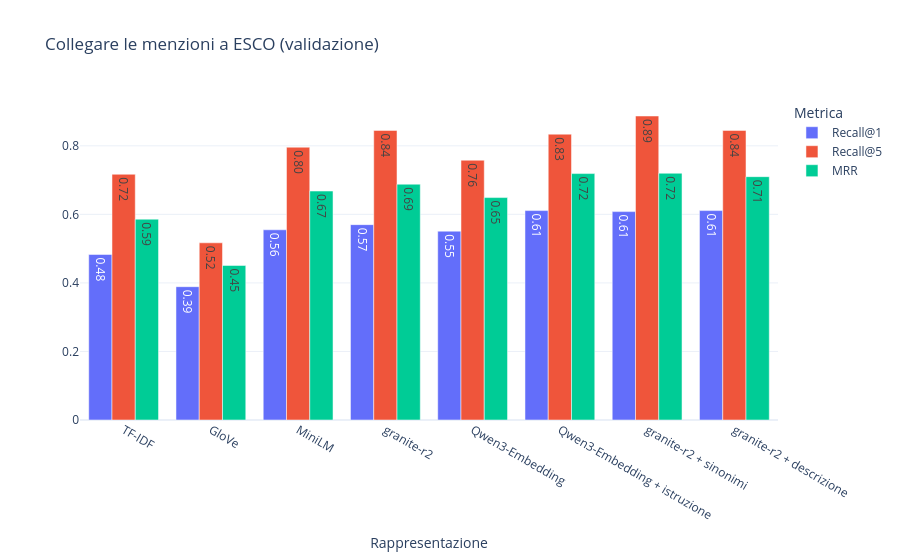

Notebook source saved alongside this figure:
### Markdown cell above
### 3.2 Cosa rappresentare della tassonomia?

Oltre all'etichetta preferita, ESCO offre **descrizioni** e **sinonimi**. Con granite-r2 proviamo:
- **etichetta + descrizione**: un solo testo, più lungo, per ogni competenza;
- **etichetta + sinonimi**: un vettore per ogni nome della competenza; conta la similarità **massima** tra i suoi nomi.

Il secondo modo è il nostro **indice**: una funzione lo costruisce per un insieme qualsiasi di competenze,
un'altra calcola la similarità tra dei testi e le competenze dell'indice.

### Code cell
def build_index(skills, model, synonyms=True):
    """Indice di una tassonomia: un vettore per ogni nome di ogni competenza (etichetta ed eventuali sinonimi)."""
    names_ = [[label] + (alts.split("\n") if synonyms and isinstance(alts, str) else [])
              for label, alts in zip(skills["preferredLabel"], skills["altLabels"])]
    starts = np.cumsum([0] + [len(n) for n in names_[:-1]])            # dove iniziano i nomi di ogni competenza
    vectors = model.encode([n for ns in names_ for n in ns], batch_size=256, normalize_embeddings=True)
    return {"model": model, "labels": skills["preferredLabel"].to_numpy(), "starts": starts, "vectors": vectors}


def similarity(texts, index):
    """Similarità tra testi e competenze: per ogni competenza vale il nome più simile."""
    S = index["model"].encode(list(texts), normalize_embeddings=True) @ index["vectors"].T
    return np.maximum.reduceat(S, index["starts"], axis=1)           # massimo su ogni blocco di nomi


start = time.time()
index = build_index(taxonomy, encoder)
print(f"Indice con sinonimi: {len(index['vectors'])} nomi per {len(labels)} competenze, calcolato in {time.time() - start:.0f} s")
mapping_results["granite-r2 + sinonimi"] = retrieval_scores(similarity(pairs["span"], index))

described = encoder.encode([f"{l}: {d}" for l, d in zip(labels, taxonomy["description"].fillna(""))],
                           batch_size=128, normalize_embeddings=True)
mapping_results["granite-r2 + descrizione"] = retrieval_scores(
    encoder.encode(pairs["span"].tolist(), normalize_embeddings=True) @ described.T)

mapping_table = pd.DataFrame(mapping_results).T.round(3)
fig = px.bar(mapping_table.reset_index(names="Rappresentazione").melt(id_vars="Rappresentazione"),
             x="Rappresentazione", y="value", color="variable", barmode="group", text_auto=".2f",
             title="Collegare le menzioni a ESCO (validazione)", labels={"value": "", "variable": "Metrica"})
fig.show()
mapping_table

### Figure 1 — Plotly figure (JSON) as saved in the notebook; plotly's stock layout.template omitted (floating-point values rounded to 4 significant figures)
{"data": [{"alignmentgroup": "True", "hovertemplate": "Metrica=Recall@1<br>Rappresentazione=%{x}<br>=%{y}<extra></extra>", "legendgroup": "Recall@1", "marker": {"color": "#636efa", "pattern": {"shape": ""}}, "name": "Recall@1", "offsetgroup": "Recall@1", "orientation": "v", "showlegend": true, "textposition": "auto", "texttemplate": "%{y:.2f}", "type": "bar", "x": ["TF-IDF", "GloVe", "MiniLM", "granite-r2", "Qwen3-Embedding", "Qwen3-Embedding + istruzione", "granite-r2 + sinonimi", "granite-r2 + descrizione"], "xaxis": "x", "y": [0.483, 0.389, 0.555, 0.57, 0.551, 0.611, 0.608, 0.611], "yaxis": "y"}, {"alignmentgroup": "True", "hovertemplate": "Metrica=Recall@5<br>Rappresentazione=%{x}<br>=%{y}<extra></extra>", "legendgroup": "Recall@5", "marker": {"color": "#EF553B", "pattern": {"shape": ""}}, "name": "Recall@5", "offsetgroup": "Recall@5", "orientation": "v", "showlegend": true, "textposition": "auto", "texttemplate": "%{y:.2f}", "type": "bar", "x": ["TF-IDF", "GloVe", "MiniLM", "granite-r2", "Qwen3-Embedding", "Qwen3-Embedding + istruzione", "granite-r2 + sinonimi", "granite-r2 + descrizione"], "xaxis": "x", "y": [0.717, 0.517, 0.796, 0.845, 0.758, 0.834, 0.887, 0.845], "yaxis": "y"}, {"alignmentgroup": "True", "hovertemplate": "Metrica=MRR<br>Rappresentazione=%{x}<br>=%{y}<extra></extra>", "legendgroup": "MRR", "marker": {"color": "#00cc96", "pattern": {"shape": ""}}, "name": "MRR", "offsetgroup": "MRR", "orientation": "v", "showlegend": true, "textposition": "auto", "texttemplate": "%{y:.2f}", "type": "bar", "x": ["TF-IDF", "GloVe", "MiniLM", "granite-r2", "Qwen3-Embedding", "Qwen3-Embedding + istruzione", "granite-r2 + sinonimi", "granite-r2 + descrizione"], "xaxis": "x", "y": [0.586, 0.451, 0.668, 0.688, 0.649, 0.719, 0.72, 0.71], "yaxis": "y"}], "layout": {"barmode": "group", "legend": {"title": {"text": "Metrica"}, "tracegroupgap": 0}, "title": {"text": "Collegare le menzioni a ESCO (validazione)"}, "xaxis": {"anchor": "y", "domain": [0.0, 1.0], "title": {"text": "Rappresentazione"}}, "yaxis": {"anchor": "x", "domain": [0.0, 1.0], "title": {"text": ""}}}}
